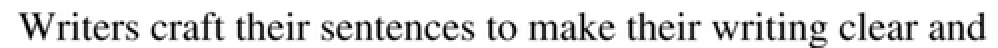
#> input picture practice/images/text.png, 499 x 24 px (shown 2 times larger)
$ python contours.py
#> lines starting #> are read from the running program, lines starting #| are printed output that depends on the picture; after the words box and inside, x2 and y2 are one past the last pixel; in counts of white or black regions, pixels touching at a corner belong together
import cv2
import numpy as np

# Load an image (replace 'image.jpg' with the path to your image)
image = cv2.imread('images/text.png')
#> image is the input picture: shape (24, 499, 3); min 0, max 255, mean 220.2

# Convert the image to grayscale
gray_image = cv2.cvtColor(image, cv2.COLOR_BGR2GRAY)

# Apply binary thresholding to convert the grayscale image to binary
_, binary_image = cv2.threshold(gray_image, 127, 255, cv2.THRESH_BINARY_INV)
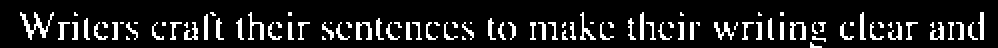
#> binary_image: shape (24, 499) (shown 2 times larger); 12.2% white in thin lines or dots, all inside (x1, y1, x2, y2) = (10, 6, 492, 24)

# Find contours in the binary image
# The function returns a list of contours and a hierarchy
contours, hierarchy = cv2.findContours(binary_image, cv2.RETR_EXTERNAL, cv2.CHAIN_APPROX_SIMPLE)
#> contours = 94 contours, 93 with area under 20; largest, box (x1, y1, x2, y2) and area: (10, 6, 27, 20) 34

# Draw contours on the original image
contour_image = image.copy()
cv2.drawContours(contour_image, contours, -1, (0, 255, 0), 2)  # Green contours with thickness 2
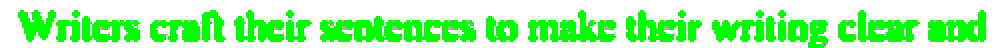
#> contour_image: shape (24, 499, 3) (shown 2 times larger); mean B, G, R 170.8, 253.6, 170.8

# Display results
cv2.imshow('Original Image', image)
cv2.imshow('Binary Image', binary_image)
cv2.imshow('Contours', contour_image)

# Wait until a key is pressed and close all windows
cv2.waitKey(0)
cv2.destroyAllWindows()

$ run again, with practice/images/road.jpg saved as practice/images/text.png
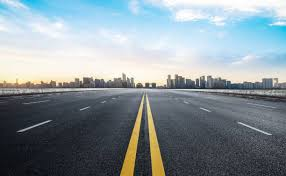
#> input picture practice/images/road.jpg, 286 x 176 px
#> image is the input picture: shape (176, 286, 3); mean B, G, R 153.7, 147.6, 135.5
#> `_, binary_image = cv2.threshold(gray_image, 127, 255, cv2.THRESH_BINAR..`:
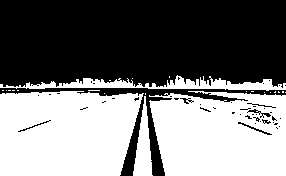
#> binary_image: shape (176, 286); 46.9% white; 24 white regions (20 under 20 px)
#> contours = 23 contours, 19 with area under 20; largest, box (x1, y1, x2, y2) and area: (0, 91, 144, 176) 10722, (149, 91, 286, 176) 10092, (0, 75, 286, 91) 1414, (133, 96, 153, 176) 755
#> `cv2.drawContours(contour_image, contours, -1, (0, 255, 0), 2)`:
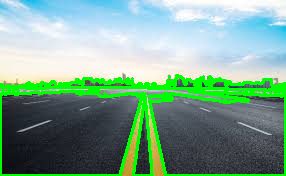
#> contour_image: shape (176, 286, 3); 11.15% of pixels changed, all inside (x1, y1, x2, y2) = (0, 74, 286, 176)
